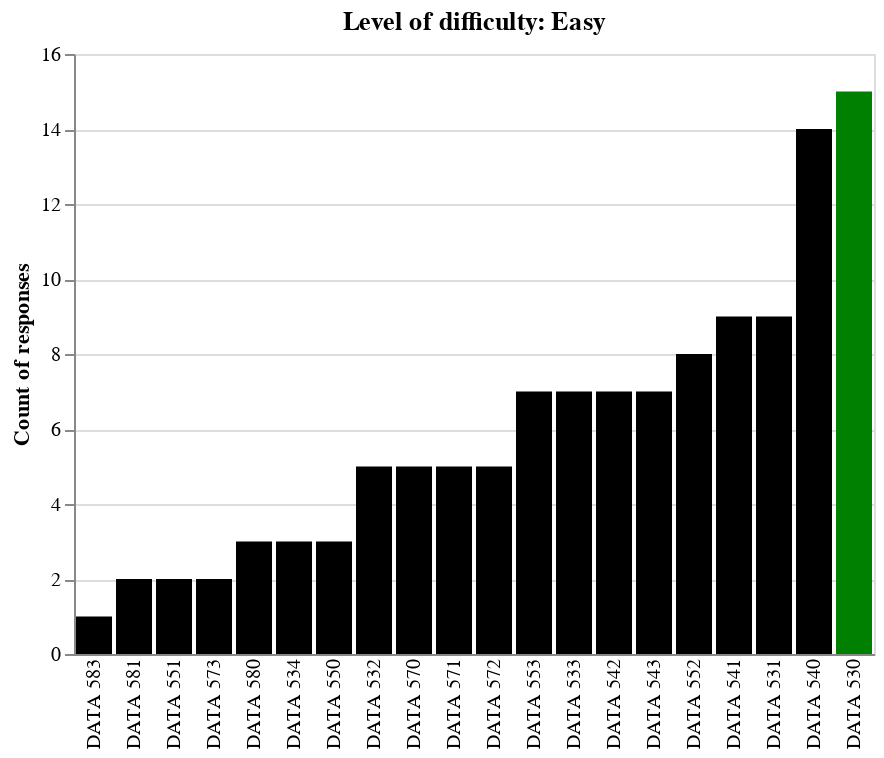

The notebook cell this image was saved under:
### Code cell
onechart = alt.Chart(mydata, title=alt.TitleParams(text = ["Level of difficulty: Easy"])).mark_bar().encode(
                     x=alt.X('courses', sort ='y', title = None, axis = alt.Axis(ticks=False)),
                     y=alt.Y('ones', title = "Count of responses"),
                     color=alt.condition(alt.datum.ones == mydata['ones'].max(),alt.value('green'), alt.value('black')))
onechart

### Figure 1 — Vega-Lite specification as saved in the notebook (floating-point values rounded to 4 significant figures)
{"config": {"view": {"continuousWidth": 400, "continuousHeight": 300}}, "data": {"name": "data-d7be5a06f702d0abbbe2cac284e90be8"}, "mark": "bar", "encoding": {"color": {"condition": {"value": "green", "test": "(datum.ones === 15)"}, "value": "black"}, "x": {"axis": {"ticks": false}, "field": "courses", "sort": "y", "title": null, "type": "nominal"}, "y": {"field": "ones", "title": "Count of responses", "type": "quantitative"}}, "title": {"text": ["Level of difficulty: Easy"]}, "$schema": "https://vega.github.io/schema/vega-lite/v4.17.0.json", "datasets": {"data-d7be5a06f702d0abbbe2cac284e90be8": [{"courses": "DATA 530", "ones": 15, "twos": 3, "threes": 1}, {"courses": "DATA 580", "ones": 3, "twos": 9, "threes": 7}, {"courses": "DATA 541", "ones": 9, "twos": 10, "threes": 0}, {"courses": "DATA 531", "ones": 9, "twos": 7, "threes": 3}, {"courses": "DATA 532", "ones": 5, "twos": 11, "threes": 3}, {"courses": "DATA 540", "ones": 14, "twos": 5, "threes": 0}, {"courses": "DATA 553", "ones": 7, "twos": 5, "threes": 7}, {"courses": "DATA 570", "ones": 5, "twos": 11, "threes": 3}, {"courses": "DATA 533", "ones": 7, "twos": 9, "threes": 3}, {"courses": "DATA 542", "ones": 7, "twos": 10, "threes": 2}, {"courses": "DATA 543", "ones": 7, "twos": 9, "threes": 3}, {"courses": "DATA 571", "ones": 5, "twos": 10, "threes": 4}, {"courses": "DATA 534", "ones": 3, "twos": 10, "threes": 6}, {"courses": "DATA 550", "ones": 3, "twos": 11, "threes": 5}, {"courses": "DATA 572", "ones": 5, "twos": 11, "threes": 3}, {"courses": "DATA 581", "ones": 2, "twos": 3, "threes": 14}, {"courses": "DATA 551", "ones": 2, "twos": 13, "threes": 4}, {"courses": "DATA 552", "ones": 8, "twos": 9, "threes": 2}, {"courses": "DATA 573", "ones": 2, "twos": 12, "threes": 5}, {"courses": "DATA 583", "ones": 1, "twos": 3, "threes": 15}]}}
